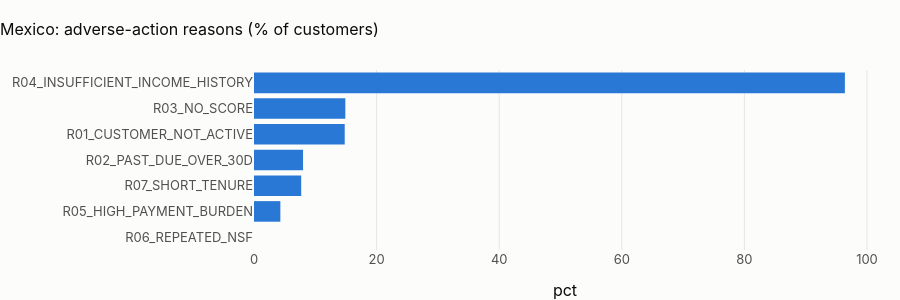

The notebook cell this image was saved under:
### Markdown cell above
## 1 · Credit eligibility

### Code cell
el = pl.q("""select count(*) as customers, count(*) filter (where len(decline_reasons) = 0) as no_adverse_reason,
                    count(*) filter (where eligible_credit_card) as eligible_card,
                    count(*) filter (where eligible_personal_loan) as eligible_loan
             from {mart_credit_eligibility}""")
show(el, paging=False)
reasons = pl.q("""select r as reason, count(*) as customers,
                         round(100 * count(*) / (select count(*) from {mart_credit_eligibility}), 1) as pct
                  from (select unnest(decline_reasons) as r from {mart_credit_eligibility}) group by 1 order by 2 desc""")
fig = px.bar(
    reasons,
    x="pct",
    y="reason",
    orientation="h",
    title=f"{CTRY.name}: adverse-action reasons (% of customers)",
)
fig.update_layout(height=300, yaxis_title=None, yaxis=dict(autorange="reversed"))
fig.show()
display(
    Markdown(
        f"**{CTRY.name}: {int(el.eligible_card.iloc[0]):,} card and {int(el.eligible_loan.iloc[0]):,} loan approvals out of "
        f"{int(el.customers.iloc[0]):,} customers**; the leading reason is "
        f"{reasons.reason.iloc[0]} ({reasons.pct.iloc[0]} %). Same mechanism as bank-wide: deposit-only, 0.8-a-month "
        "inflows cannot show regular income."
    )
)

### Figure 1 — Plotly figure (JSON) as saved in the notebook; plotly's stock layout.template omitted (floating-point values rounded to 4 significant figures)
{"data": [{"hovertemplate": "pct=%{x}<br>reason=%{y}<extra></extra>", "legendgroup": "", "marker": {"color": "#2a78d6", "pattern": {"shape": ""}}, "name": "", "orientation": "h", "showlegend": false, "textposition": "auto", "type": "bar", "x": [96.4, 14.9, 14.8, 8.0, 7.7, 4.3, 0.0], "xaxis": "x", "y": ["R04_INSUFFICIENT_INCOME_HISTORY", "R03_NO_SCORE", "R01_CUSTOMER_NOT_ACTIVE", "R02_PAST_DUE_OVER_30D", "R07_SHORT_TENURE", "R05_HIGH_PAYMENT_BURDEN", "R06_REPEATED_NSF"], "yaxis": "y"}], "layout": {"barmode": "relative", "height": 300, "legend": {"tracegroupgap": 0}, "title": {"text": "Mexico: adverse-action reasons (% of customers)"}, "xaxis": {"anchor": "y", "domain": [0.0, 1.0], "title": {"text": "pct"}}, "yaxis": {"anchor": "x", "autorange": "reversed", "domain": [0.0, 1.0], "title": {}}}}
